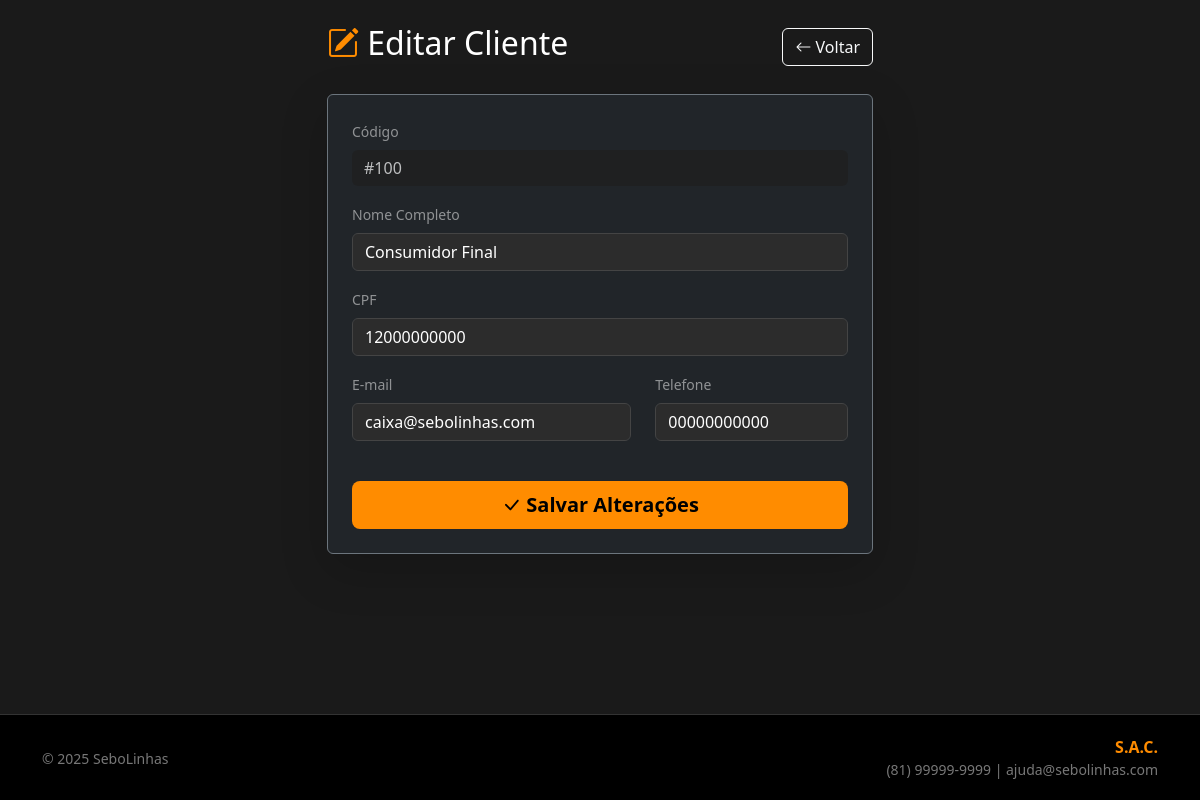
The app's page /modulos/pessoas/clientes/editar.php?id=100 (signed in) with its own data.
### tables this page shows
CREATE TABLE CLIENTE (
    CD_CLIENTE INT AUTO_INCREMENT PRIMARY KEY,
    NOME VARCHAR(100) NOT NULL,
    TELEFONE VARCHAR(20) DEFAULT NULL,
    CPF VARCHAR(14) NOT NULL,
    EMAIL VARCHAR(100) NOT NULL,
    CONSTRAINT U_CPF UNIQUE (CPF)
) AUTO_INCREMENT=100;

### modulos/pessoas/clientes/editar.php (the view, shortened to what this page needs)
<?php
require_once '../../../config/conexao.php';
$id = filter_input(INPUT_GET, 'id', FILTER_VALIDATE_INT);
try {
    $sql = "SELECT * FROM CLIENTE WHERE CD_CLIENTE = :id";
    $stmt = $pdo->prepare($sql);
    $stmt->execute([':id' => $id]);
    $dados = $stmt->fetch();
} catch (PDOException $e) {
    header("Location: cliente.php?erro_db=1");
    exit;
}
include '../../../includes/header.php';
?>
<div class="row justify-content-center">
    <div class="col-md-8 col-lg-6">
        <div class="d-flex justify-content-between align-items-center mb-4">
            <h2 class="text-white">
                <i class="bi bi-pencil-square text-orange"></i> Editar Cliente
            </h2>
            <a href="cliente.php" class="btn btn-outline-light">
                <i class="bi bi-arrow-left"></i> Voltar
            </a>
        </div>
        <div class="card bg-dark border-secondary shadow-lg">
            <div class="card-body p-4">
                <form method="POST" action="">
                    <div class="mb-3">
                        <label class="form-label text-white-50 small">Código</label>
                        <input type="text" class="form-control bg-secondary text-dark border-0" value="#<?= $dados['CD_CLIENTE']; ?>" disabled>
                    </div>
                    <div class="mb-3">
                        <label class="form-label text-white-50 small">Nome Completo</label>
                        <input type="text" class="form-control" name="nome" required value="<?= $dados['NOME']; ?>">
                    </div>
                    <div class="mb-3">
                        <label class="form-label text-white-50 small">CPF</label>
                        <input type="text" class="form-control" name="cpf" required minlength="11" maxlength="11" pattern="\d{11}" value="<?= $dados['CPF']; ?>">
                    </div>
                    <div class="row">
                        <div class="col-md-7 mb-3">
                            <label class="form-label text-white-50 small">E-mail</label>
                            <input type="email" class="form-control" name="email" required value="<?= $dados['EMAIL']; ?>">
                        </div>
                        <div class="col-md-5 mb-3">
                            <label class="form-label text-white-50 small">Telefone</label>
                            <input type="text" class="form-control" name="telefone" required minlength="11" maxlength="11" pattern="\d{11}" value="<?= $dados['TELEFONE']; ?>">
                        </div>
                    </div>
                    <div class="d-grid gap-2 mt-4">
                        <button type="submit" name="btn_atualizar" class="btn bg-orange fw-bold btn-lg">
                            <i class="bi bi-check-lg"></i> Salvar Alterações
                        </button>
                    </div>
                </form>
            </div>
        </div>
    </div>
</div>
<?php include '../../../includes/footer.php'; ?>

### css/custom.css (style rules this page uses)
:root { --primary-color: #ff8c00; --primary-hover: #e67e22; --bg-body: #1a1a1a; --bg-card: #2c2c2c; --bg-input: #222222; --text-main: #e0e0e0; --text-muted: #bbbbbb; --border-color: #444444; }
body { background-color: var(--bg-body); color: var(--text-main); min-height: 100vh; display: flex; flex-direction: column; }
.text-orange { color: var(--primary-color) !important; }
.bg-orange { background-color: var(--primary-color) !important; color: #000; }
.form-control, .form-select { color: #fff !important; background-color: var(--bg-card) !important; border: 1px solid var(--border-color); }
.form-control::placeholder { color: var(--text-muted) !important; opacity: 1; }
.form-control:disabled, .form-control[readonly] { background-color: #1f1f1f !important; opacity: 0.7; }

### records on screen
cliente: CD_CLIENTE "#100", nome "Consumidor Final", cpf "12000000000", email "caixa@sebolinhas.com", telefone "00000000000"
